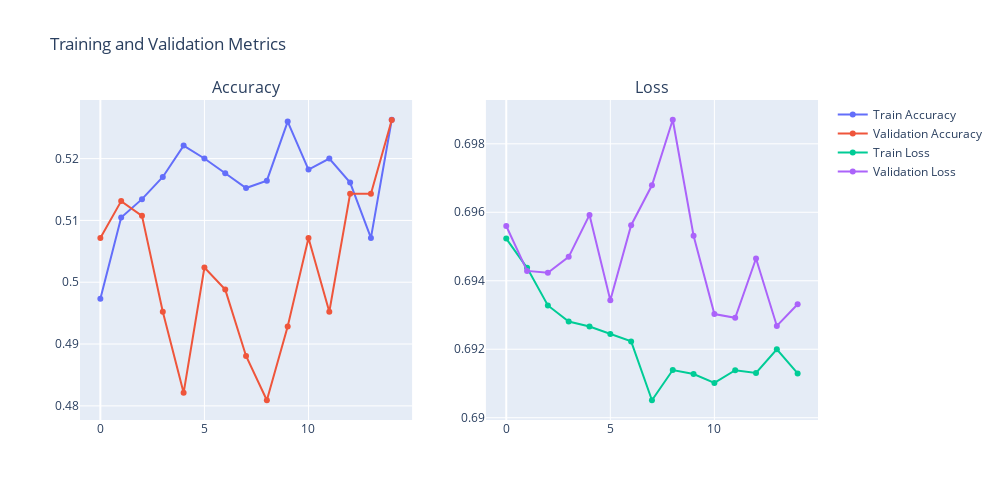

Write notebook code for a chart like this one.
### Markdown cell above
# LSTM

### Code cell
window_size = 60

feature_columns = aapl_fe.columns.to_list()
X, y = create_multifeature_sequences(aapl_fe, feature_columns, window_size)

y_binary = (y > 0).astype(int)

# Split again for binary target
split_idx = int(len(X) * 0.8)
X_train, X_val = X[:split_idx], X[split_idx:]
y_train, y_val = y_binary[:split_idx], y_binary[split_idx:]

# Build model
input_shape = X_train.shape[1:]

model7 = Sequential([
    LSTM(32, activation='tanh', input_shape=input_shape, return_sequences=True),
    Dropout(0.2),
    LSTM(32, activation='tanh'),
    Dropout(0.2),
    Dense(32, activation='relu'),
    Dropout(0.2),
    Dense(1, activation='sigmoid')
])

# Compile
optimizer = Adam(learning_rate=0.0007)  # Little faster learning rate since LSTM can stabilize better
model7.compile(optimizer=optimizer, loss='binary_crossentropy', metrics=['accuracy'])

# Summary
model7.summary()

# Plot
plot_model(model7, show_shapes=True, dpi=70)

# Early stopping
early_stop = EarlyStopping(monitor='val_loss', patience=7, restore_best_weights=True)

# Train
history7 = model7.fit(
    X_train, y_train,
    validation_data=(X_val, y_val),
    epochs=15,
    batch_size=32,
    callbacks=[early_stop],
    verbose=1
)

# Plot
plotTrain(history7)

### Figure 1 — Plotly figure (JSON) as saved in the notebook; plotly's stock layout.template omitted (floating-point values rounded to 4 significant figures)
{"data": [{"mode": "lines+markers", "name": "Train Accuracy", "type": "scatter", "xaxis": "x", "y": [0.4973, 0.5105, 0.5134, 0.517, 0.5221, 0.52, 0.5176, 0.5152, 0.5164, 0.526, 0.5182, 0.52, 0.5161, 0.5072, 0.5263], "yaxis": "y"}, {"mode": "lines+markers", "name": "Validation Accuracy", "type": "scatter", "xaxis": "x", "y": [0.5072, 0.5131, 0.5107, 0.4952, 0.4821, 0.5024, 0.4988, 0.4881, 0.4809, 0.4928, 0.5072, 0.4952, 0.5143, 0.5143, 0.5263], "yaxis": "y"}, {"mode": "lines+markers", "name": "Train Loss", "type": "scatter", "xaxis": "x2", "y": [0.6952, 0.6944, 0.6933, 0.6928, 0.6927, 0.6924, 0.6922, 0.6905, 0.6914, 0.6913, 0.691, 0.6914, 0.6913, 0.692, 0.6913], "yaxis": "y2"}, {"mode": "lines+markers", "name": "Validation Loss", "type": "scatter", "xaxis": "x2", "y": [0.6956, 0.6943, 0.6942, 0.6947, 0.6959, 0.6934, 0.6956, 0.6968, 0.6987, 0.6953, 0.693, 0.6929, 0.6946, 0.6927, 0.6933], "yaxis": "y2"}], "layout": {"annotations": [{"font": {"size": 16}, "showarrow": false, "text": "Accuracy", "x": 0.225, "xanchor": "center", "xref": "paper", "y": 1, "yanchor": "bottom", "yref": "paper"}, {"font": {"size": 16}, "showarrow": false, "text": "Loss", "x": 0.775, "xanchor": "center", "xref": "paper", "y": 1, "yanchor": "bottom", "yref": "paper"}], "height": 500, "showlegend": true, "title": {"text": "Training and Validation Metrics"}, "width": 1000, "xaxis": {"anchor": "y", "domain": [0, 0.45]}, "xaxis2": {"anchor": "y2", "domain": [0.55, 1]}, "yaxis": {"anchor": "x", "domain": [0, 1]}, "yaxis2": {"anchor": "x2", "domain": [0, 1]}}}
